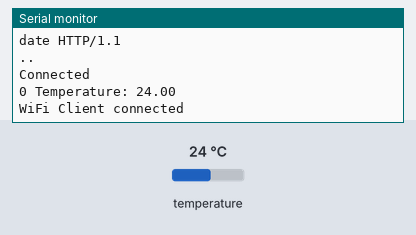
The sketch below on a simulated ESP8266 (NodeMCU). Shown: the last lines printed to the serial monitor. The inputs (shaded band) are chosen by the test bench; at power-on: temperature 24 °C. WiFi joins after 1.5 s; servers stay silent unless stated.

Above: at 3.2 s.
3.3 s: temperature set to 12 °C
At 9.89 s:
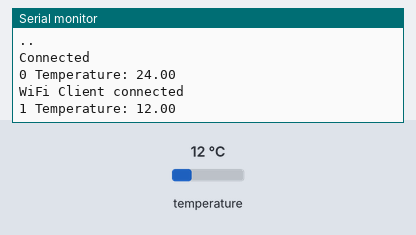
10.6 s: temperature set to 19 °C
At 17.3 s:
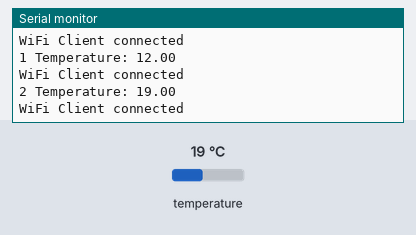
Timing chart, 0 to 18.8 s (numbered marks = the images above; inputs shaded):
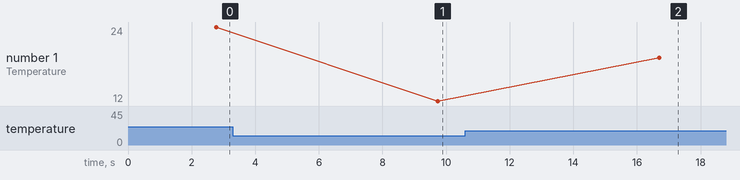

The sketch:

sketch_apr20b_1_ESP8266.ino
```cpp
#include <ESP8266WiFi.h>
#include <OneWire.h>
#include <DallasTemperature.h>

#define myPeriodic 5 //in sec | Thingspeak pub is 5sec
#define ONE_WIRE_BUS 2  // DS18B20 on arduino pin2 corresponds to D4 on physical board

OneWire oneWire(ONE_WIRE_BUS);
DallasTemperature DS18B20(&oneWire);
float prevTemp = 0;
const char* server = "api.thingspeak.com";
String apiKey ="4V6VLOKE6RVZEK09";
const char* MY_SSID = "HOME";
const char* MY_PWD = "southampton";
int sent = 0;
void setup() {
  Serial.begin(115200);
  connectWifi();
}

void loop() {
  float temp;
  //char buffer[10];
  DS18B20.requestTemperatures();
  temp = DS18B20.getTempCByIndex(0);
  //String tempC = dtostrf(temp, 4, 1, buffer);//handled in sendTemp()
  Serial.print(String(sent)+" Temperature: ");
  Serial.println(temp);

  //if (temp != prevTemp)
  //{
  //sendTeperatureTS(temp);
  //prevTemp = temp;
  //}

  sendTeperatureTS(temp);
  int count = myPeriodic;
  while(count--)
  delay(1000);
}

void connectWifi()
{
  Serial.print("Connecting to "+*MY_SSID);
  WiFi.begin(MY_SSID, MY_PWD);
  while (WiFi.status() != WL_CONNECTED) {
  delay(1000);
  Serial.print(".");
  }

  Serial.println("");
  Serial.println("Connected");
  Serial.println("");
}//end connect

void sendTeperatureTS(float temp)
{
   WiFiClient client;

   if (client.connect(server, 80)) { // use ip 184.106.153.149 or api.thingspeak.com
   Serial.println("WiFi Client connected ");

   String postStr = apiKey;
   postStr += "&field1=";
   postStr += String(temp);
   postStr += "\r\n\r\n";

   client.print("POST /update HTTP/1.1\n");
   client.print("Host: api.thingspeak.com\n");
   client.print("Connection: close\n");
   client.print("X-THINGSPEAKAPIKEY: " + apiKey + "\n");
   client.print("Content-Type: application/x-www-form-urlencoded\n");
   client.print("Content-Length: ");
   client.print(postStr.length());
   client.print("\n\n");
   client.print(postStr);
   delay(1000);

   }//end if
   sent++;
 client.stop();
}//end send
```

Measured:
- after the input at 3.3 s, the serial monitor: prints a new line after 6.4 s (image 1)
- after the input at 10.6 s, the serial monitor: prints a new line after 6.1 s (image 2)
- plotted number 1: 24 → 12 after the input at 3.3 s, 12 → 19 after the input at 10.6 s
